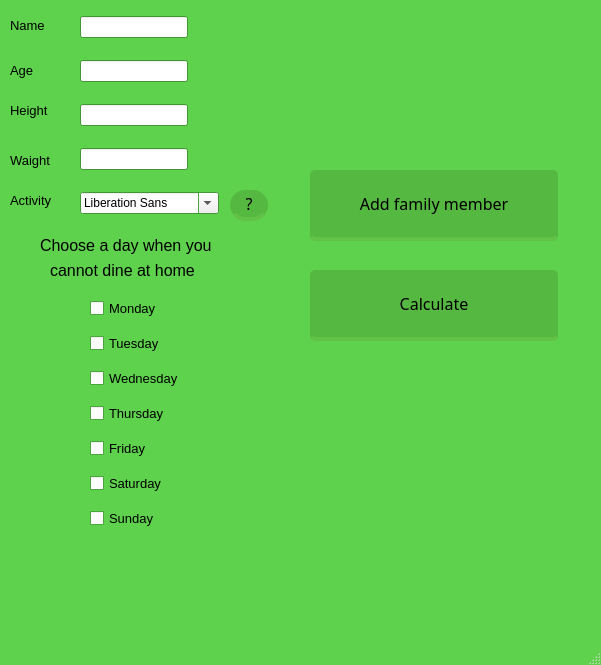
<?xml version="1.0" encoding="UTF-8"?>
<ui version="4.0">
 <class>MainWindow</class>
 <widget class="QMainWindow" name="MainWindow">
  <property name="geometry">
   <rect>
    <x>0</x>
    <y>0</y>
    <width>601</width>
    <height>665</height>
   </rect>
  </property>
  <property name="sizePolicy">
   <sizepolicy hsizetype="Fixed" vsizetype="Fixed">
    <horstretch>0</horstretch>
    <verstretch>0</verstretch>
   </sizepolicy>
  </property>
  <property name="maximumSize">
   <size>
    <width>2000</width>
    <height>1000</height>
   </size>
  </property>
  <property name="palette">
   <palette>
    <active>
     <colorrole role="Base">
      <brush brushstyle="SolidPattern">
       <color alpha="255">
        <red>255</red>
        <green>255</green>
        <blue>255</blue>
       </color>
      </brush>
     </colorrole>
     <colorrole role="Window">
      <brush brushstyle="SolidPattern">
       <color alpha="255">
        <red>94</red>
        <green>210</green>
        <blue>76</blue>
       </color>
      </brush>
     </colorrole>
    </active>
    <inactive>
     <colorrole role="Base">
      <brush brushstyle="SolidPattern">
       <color alpha="255">
        <red>255</red>
        <green>255</green>
        <blue>255</blue>
       </color>
      </brush>
     </colorrole>
     <colorrole role="Window">
      <brush brushstyle="SolidPattern">
       <color alpha="255">
        <red>94</red>
        <green>210</green>
        <blue>76</blue>
       </color>
      </brush>
     </colorrole>
    </inactive>
    <disabled>
     <colorrole role="Base">
      <brush brushstyle="SolidPattern">
       <color alpha="255">
        <red>94</red>
        <green>210</green>
        <blue>76</blue>
       </color>
      </brush>
     </colorrole>
     <colorrole role="Window">
      <brush brushstyle="SolidPattern">
       <color alpha="255">
        <red>94</red>
        <green>210</green>
        <blue>76</blue>
       </color>
      </brush>
     </colorrole>
    </disabled>
   </palette>
  </property>
  <property name="windowTitle">
   <string>MainWindow</string>
  </property>
  <widget class="QWidget" name="centralwidget">
   <widget class="QWidget" name="verticalLayoutWidget_8">
    <property name="geometry">
     <rect>
      <x>90</x>
      <y>290</y>
      <width>131</width>
      <height>247</height>
     </rect>
    </property>
    <layout class="QVBoxLayout" name="verticalLayout_8">
     <item>
      <widget class="QCheckBox" name="monday">
       <property name="font">
        <font>
         <pointsize>10</pointsize>
        </font>
       </property>
       <property name="text">
        <string>Monday</string>
       </property>
      </widget>
     </item>
     <item>
      <widget class="QCheckBox" name="tuesday">
       <property name="font">
        <font>
         <pointsize>10</pointsize>
        </font>
       </property>
       <property name="text">
        <string>Tuesday</string>
       </property>
      </widget>
     </item>
     <item>
      <widget class="QCheckBox" name="wednesday">
       <property name="font">
        <font>
         <pointsize>10</pointsize>
        </font>
       </property>
       <property name="text">
        <string>Wednesday</string>
       </property>
      </widget>
     </item>
     <item>
      <widget class="QCheckBox" name="thursday">
       <property name="font">
        <font>
         <pointsize>10</pointsize>
        </font>
       </property>
       <property name="text">
        <string>Thursday</string>
       </property>
      </widget>
     </item>
     <item>
      <widget class="QCheckBox" name="friday">
       <property name="font">
        <font>
         <pointsize>10</pointsize>
        </font>
       </property>
       <property name="text">
        <string>Friday</string>
       </property>
      </widget>
     </item>
     <item>
      <widget class="QCheckBox" name="saturday">
       <property name="font">
        <font>
         <pointsize>10</pointsize>
        </font>
       </property>
       <property name="text">
        <string>Saturday</string>
       </property>
      </widget>
     </item>
     <item>
      <widget class="QCheckBox" name="sunday">
       <property name="font">
        <font>
         <pointsize>10</pointsize>
        </font>
       </property>
       <property name="text">
        <string>Sunday</string>
       </property>
      </widget>
     </item>
    </layout>
   </widget>
   <widget class="QPushButton" name="calculate_button">
    <property name="geometry">
     <rect>
      <x>310</x>
      <y>270</y>
      <width>251</width>
      <height>71</height>
     </rect>
    </property>
    <property name="font">
     <font>
      <family>Roboto Slab</family>
      <pointsize>12</pointsize>
     </font>
    </property>
    <property name="styleSheet">
     <string notr="true">float:right;
margin-right: 3%;
margin top: 5px;
border-radius:5px;
-moz-border-radius:5px;
webkit-border-radius:5px;
padding:5px 9px;
font-size: 1.2em;
background-color:rgba(85, 184, 65,1);
text-shadow: #454545 0 0 2px;
border-bottom: 4px solid rgba(98, 193, 71, 1);
color:black;
font-family: 'Roboto Slab', senif;</string>
    </property>
    <property name="text">
     <string>Calculate</string>
    </property>
   </widget>
   <widget class="QLabel" name="label_7">
    <property name="geometry">
     <rect>
      <x>10</x>
      <y>10</y>
      <width>71</width>
      <height>31</height>
     </rect>
    </property>
    <property name="font">
     <font>
      <pointsize>10</pointsize>
     </font>
    </property>
    <property name="text">
     <string>Name</string>
    </property>
   </widget>
   <widget class="QLabel" name="label">
    <property name="geometry">
     <rect>
      <x>10</x>
      <y>60</y>
      <width>67</width>
      <height>20</height>
     </rect>
    </property>
    <property name="font">
     <font>
      <pointsize>10</pointsize>
     </font>
    </property>
    <property name="text">
     <string>Age</string>
    </property>
   </widget>
   <widget class="QLabel" name="label_3">
    <property name="geometry">
     <rect>
      <x>10</x>
      <y>100</y>
      <width>67</width>
      <height>20</height>
     </rect>
    </property>
    <property name="font">
     <font>
      <pointsize>10</pointsize>
     </font>
    </property>
    <property name="text">
     <string>Height</string>
    </property>
   </widget>
   <widget class="QLabel" name="label_4">
    <property name="geometry">
     <rect>
      <x>10</x>
      <y>150</y>
      <width>67</width>
      <height>21</height>
     </rect>
    </property>
    <property name="font">
     <font>
      <pointsize>10</pointsize>
     </font>
    </property>
    <property name="text">
     <string>Waight</string>
    </property>
   </widget>
   <widget class="QLabel" name="label_5">
    <property name="geometry">
     <rect>
      <x>10</x>
      <y>190</y>
      <width>67</width>
      <height>21</height>
     </rect>
    </property>
    <property name="font">
     <font>
      <pointsize>10</pointsize>
     </font>
    </property>
    <property name="text">
     <string>Activity</string>
    </property>
   </widget>
   <widget class="QLabel" name="label_2">
    <property name="geometry">
     <rect>
      <x>40</x>
      <y>230</y>
      <width>221</width>
      <height>31</height>
     </rect>
    </property>
    <property name="font">
     <font>
      <pointsize>12</pointsize>
     </font>
    </property>
    <property name="text">
     <string>Choose a day when you </string>
    </property>
   </widget>
   <widget class="QWidget" name="layoutWidget">
    <property name="geometry">
     <rect>
      <x>80</x>
      <y>0</y>
      <width>139</width>
      <height>231</height>
     </rect>
    </property>
    <layout class="QVBoxLayout" name="verticalLayout_2">
     <item>
      <widget class="QLineEdit" name="name">
       <property name="sizePolicy">
        <sizepolicy hsizetype="Fixed" vsizetype="Fixed">
         <horstretch>0</horstretch>
         <verstretch>0</verstretch>
        </sizepolicy>
       </property>
      </widget>
     </item>
     <item>
      <widget class="QLineEdit" name="age">
       <property name="sizePolicy">
        <sizepolicy hsizetype="Fixed" vsizetype="Fixed">
         <horstretch>0</horstretch>
         <verstretch>0</verstretch>
        </sizepolicy>
       </property>
      </widget>
     </item>
     <item>
      <widget class="QLineEdit" name="height">
       <property name="sizePolicy">
        <sizepolicy hsizetype="Fixed" vsizetype="Fixed">
         <horstretch>0</horstretch>
         <verstretch>0</verstretch>
        </sizepolicy>
       </property>
      </widget>
     </item>
     <item>
      <widget class="QLineEdit" name="weight">
       <property name="sizePolicy">
        <sizepolicy hsizetype="Fixed" vsizetype="Fixed">
         <horstretch>0</horstretch>
         <verstretch>0</verstretch>
        </sizepolicy>
       </property>
      </widget>
     </item>
     <item>
      <widget class="QFontComboBox" name="activity">
       <property name="sizePolicy">
        <sizepolicy hsizetype="Ignored" vsizetype="Fixed">
         <horstretch>0</horstretch>
         <verstretch>0</verstretch>
        </sizepolicy>
       </property>
      </widget>
     </item>
    </layout>
   </widget>
   <widget class="QPushButton" name="add">
    <property name="geometry">
     <rect>
      <x>310</x>
      <y>170</y>
      <width>251</width>
      <height>71</height>
     </rect>
    </property>
    <property name="font">
     <font>
      <family>Roboto Slab</family>
      <pointsize>12</pointsize>
     </font>
    </property>
    <property name="styleSheet">
     <string notr="true">float:right;
margin-right: 3%;
margin top: 5px;
border-radius:5px;
-moz-border-radius:5px;
webkit-border-radius:5px;
padding:5px 9px;
font-size: 1.2em;
background-color:rgba(85, 184, 65,1);
text-shadow: #454545 0 0 2px;
border-bottom: 4px solid rgba(98, 193, 71, 1);
color:black;
font-family: 'Roboto Slab', senif;</string>
    </property>
    <property name="text">
     <string>Add family member</string>
    </property>
   </widget>
   <widget class="QPushButton" name="help">
    <property name="geometry">
     <rect>
      <x>230</x>
      <y>190</y>
      <width>41</width>
      <height>31</height>
     </rect>
    </property>
    <property name="font">
     <font>
      <family>Roboto Slab</family>
      <pointsize>12</pointsize>
     </font>
    </property>
    <property name="styleSheet">
     <string notr="true">float:right;
margin-right: 3%;
margin top: 5px;
border-radius:15px;
-moz-border-radius:5px;
webkit-border-radius:5px;
padding:5px 9px;
font-size: 1.2em;
background-color:rgba(85, 184, 65,1);
text-shadow: #454545 0 0 2px;
border-bottom: 4px solid rgba(98, 193, 71, 1);
color:black;
font-family: 'Roboto Slab', senif;</string>
    </property>
    <property name="text">
     <string>?</string>
    </property>
   </widget>
   <widget class="QLabel" name="label_6">
    <property name="geometry">
     <rect>
      <x>50</x>
      <y>260</y>
      <width>191</width>
      <height>21</height>
     </rect>
    </property>
    <property name="font">
     <font>
      <pointsize>12</pointsize>
      <weight>50</weight>
      <italic>false</italic>
      <bold>false</bold>
      <underline>false</underline>
      <strikeout>false</strikeout>
      <kerning>true</kerning>
     </font>
    </property>
    <property name="text">
     <string>cannot dine at home</string>
    </property>
   </widget>
  </widget>
  <widget class="QMenuBar" name="menubar">
   <property name="geometry">
    <rect>
     <x>0</x>
     <y>0</y>
     <width>601</width>
     <height>26</height>
    </rect>
   </property>
  </widget>
  <widget class="QStatusBar" name="statusbar"/>
 </widget>
 <resources/>
 <connections/>
</ui>
